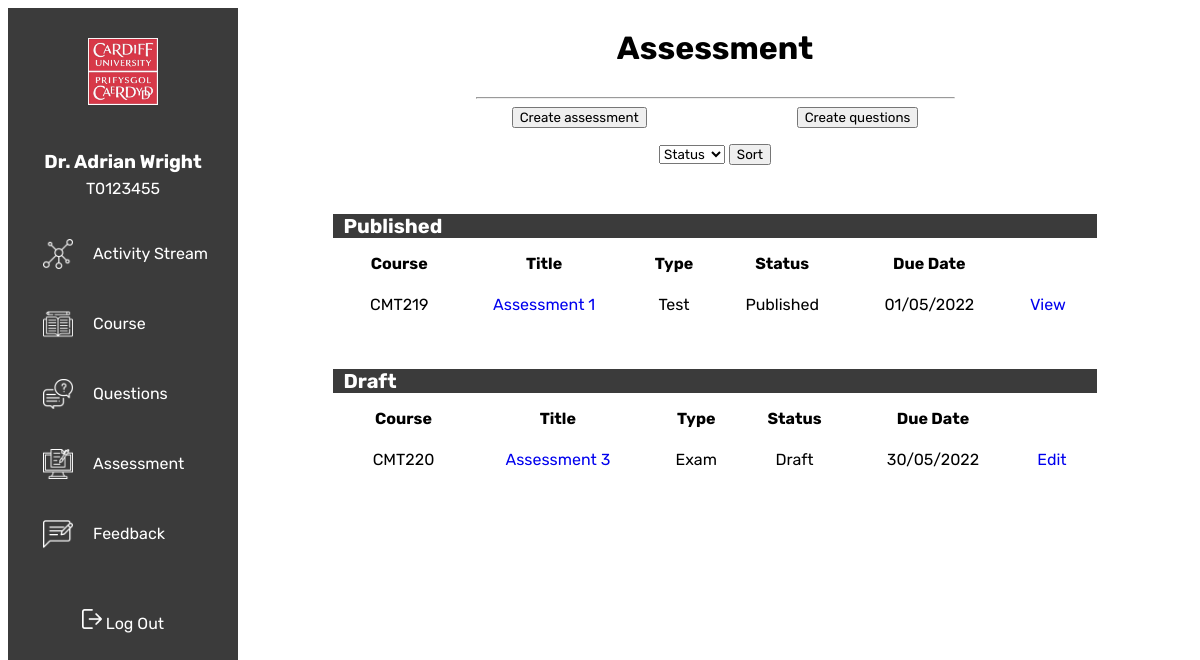
/assessment, run on the app's committed database.
### aat/models.py (models this page shows, shortened)
class Assessments(db.Model):
    id = db.Column(db.Integer, primary_key=True)
    course_code = db.Column(db.String, db.ForeignKey('courses.courseCode'), nullable=False)
    assessmenttitle = db.Column(db.Text, nullable=False)
    assessmenttype = db.Column(db.Text, nullable=False)
    duedate = db.Column(db.String, nullable=True)
    duedatetime = db.Column(db.String, nullable=True)
    timelimit = db.Column(db.Integer, nullable=True)
    totalmark = db.Column(db.Integer, nullable=False, default=100)
    retake = db.Column(db.Boolean, default=True)
    status = db.Column(db.String, nullable=False)
    assessmentT1Qs = db.relationship('Type1Questions', backref='assessments', lazy=True)
    assessmentT2Qs = db.relationship('Type2Questions', backref='assessments', lazy=True)
    comments = db.relationship('Comments', backref = 'assessments', lazy=True)

### aat/routes.py (the view)
@app.route("/assessment", methods=['GET','POST'])
def assessment():
    allassessments = Assessments.query.order_by(Assessments.course_code, Assessments.status, Assessments.duedate).all()
    allcourses = Courses.query.order_by(Courses.courseCode).all()
    sortassessment = sortAssessment(sorttype='Status')
    sortBy = sortassessment.sorttype.data
    if request.method == 'POST':
        if request.form.get("assessment") == 'Create assessment':
            return redirect(url_for('addassessment'))
        elif request.form.get("assessment") == "Create questions":
            return redirect(url_for('HR'))
    return render_template("assessment.html", allassessments=allassessments, allcourses=allcourses, sortassessment=sortassessment, sortBy=sortBy)

### aat/forms.py
class sortAssessment(FlaskForm):
    sorttype = SelectField('Sort By', choices=[('Course','Course'), ('Status','Status')])
    sort = SubmitField('Sort')

### aat/templates/assessment.html (shortened to what this page needs)
{% extends 'layout.html' %}
{% block header %}Assessment{% endblock %}
{% block content %}
<div class="assessment_page">
    <div class="assessment_page_btn">
        <div>
            <form method="POST" action="">
                <input type="submit" name="assessment" value="Create assessment">
            </form>
        </div>
        <div>
            <form method="POST" action="">
                <input type="submit" name="assessment" value="Create questions">
            </form>
        </div>
    </div>
    <div class="sortassessment">
        <form method="POST" action="">
            <p>{{ sortassessment.sorttype }} {{ sortassessment.sort }}</p>
        </form>
    </div>
    {% if sortBy == 'Status'%}
    <div class="assessmentlist">
        {% for assessment in allassessments %}
            {% if assessment.status == 'Published' %}
                <div id='published'>
                    <h5>Published</h5>
                    <table>
                        <th>Course</th>
                        <th>Title</th>
                        <th>Type</th>
                        <th>Status</th>
                        <th>Due Date</th>
            {% endif %}
        {% endfor %}
        {% for assessment in allassessments %}
            {% if assessment.status == 'Published' %}
                    <tr>
                        <td>{{ assessment.course_code }}</td>
                        <td><a href="previewassessment/{{ assessment.id }}">{{ assessment.assessmenttitle }}</a></td>
                        <td>{{ assessment.assessmenttype }}</td>
                        <td>{{ assessment.status }}</td>
                        <td>{{ assessment.duedate }}</td>
                        <td><a href="previewassessment/{{ assessment.id }}">View</a></td>
                    </tr>
            {% endif %}
        {% endfor %}
                    </table>
                </div>
        {% for assessment in allassessments %}
            {% if assessment.status == 'Draft' %}
                <div id='draft'>
                    <h5>Draft</h5>
                    <table>
                        <th>Course</th>
                        <th>Title</th>
                        <th>Type</th>
                        <th>Status</th>
                        <th>Due Date</th>
            {% endif %}
        {% endfor %}
        {% for assessment in allassessments %}
            {% if assessment.status == 'Draft' %}
                <tr>
                    <td>{{ assessment.course_code }}</td>
                    <td><a href="previewassessment/{{ assessment.id }}">{{ assessment.assessmenttitle }}</a></td>
                    <td>{{ assessment.assessmenttype }}</td>
                    <td>{{ assessment.status }}</td>
                    <td>{{ assessment.duedate }}</td>
                    <td><a href="indiassessment/{{ assessment.id }}">Edit</a></td>
                </tr>
            {% endif %}
        {% endfor %}
            </table>
        </div>
    </div>
    {% endif %}
</div>
{% endblock content %}

### aat/static/style.css (style rules this page uses)
* { font-family: "Rubik", sans-serif; }
a { text-decoration: none; }
.assessment_page { display: flex; flex-direction: column; width: 100%; align-items: center; }
.assessment_page_btn { display: flex; flex-direction: row; align-items: flex-start; justify-content: center; gap: 150px; }
.assessmentlist { display: flex; flex-direction: column; justify-content: center; align-content: center; align-items: center; width:80%; }
#published, #draft, #course { display: flex; width: 100%; flex-direction: column; justify-content: center; }
#published h5, #draft h5, #course h5 { font-size: 20px; margin-bottom: -5px; background-color: rgb(59, 59, 59); color: white; padding-left: 10px; }
table { border-spacing: 20px; text-align: center; }

### data on the page
Assessments: shows "Published", course_code "CMT219", assessmenttitle "Assessment 1", assessmenttype "Test", status "Published", duedate "01/05/2022"
Assessments: shows "Draft", course_code "CMT220", assessmenttitle "Assessment 3", assessmenttype "Exam", status "Draft", duedate "30/05/2022"
